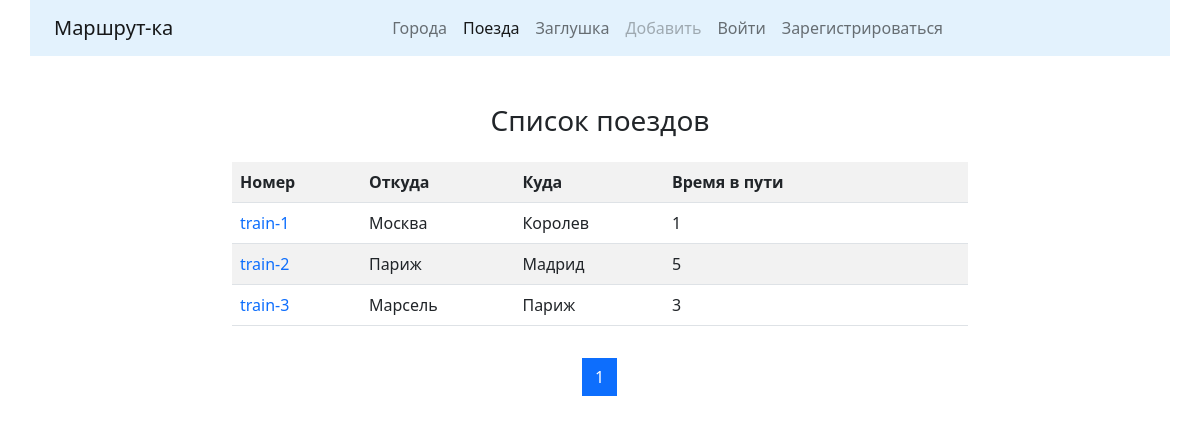
The page /trains/ on the database as committed earlier.
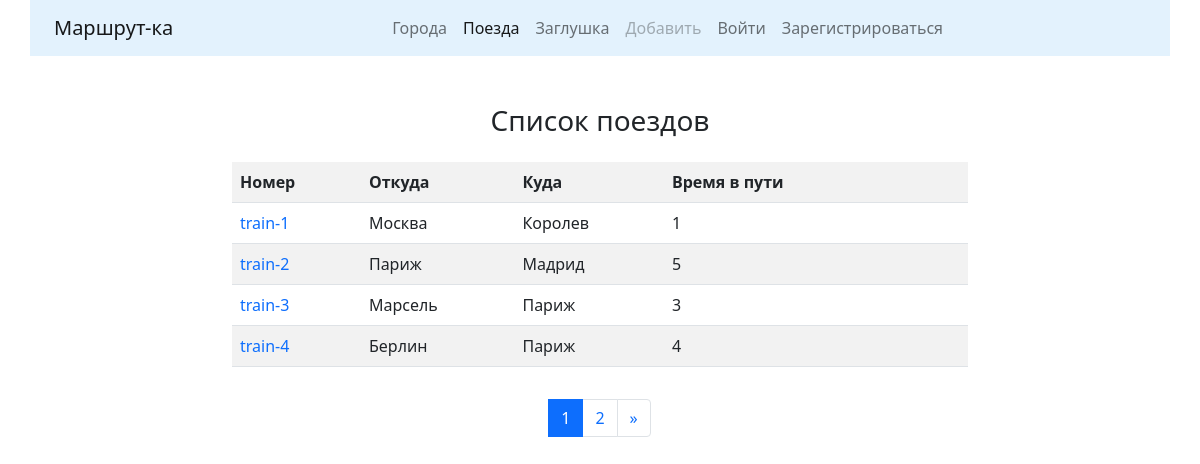
The same page on the database as committed later.
### trains/models.py (models this page shows, shortened)
class Train(models.Model):
    name = models.CharField(max_length=50, unique=True, verbose_name="Номер поезда")
    travel_time = models.PositiveSmallIntegerField(verbose_name="Время в пути")
    departure_city = models.ForeignKey(City, on_delete=models.CASCADE,  # CASCADE - Приудалении данных в одной таблице удаляются и связанные данные в др. таблицах
                                       related_name="departure_city_set",  # Указание имени для набора (множества) экземпляров класса Train
                                       verbose_name="Город отправления"
                                       )
    destination_city = models.ForeignKey("cities.City", on_delete=models.CASCADE,  # К модели City можно обратиться не только импортировав такую модель,
                                         related_name="destination_city_set",  # from .. import City, но и указав напрямую название приложения и имя модели
                                         verbose_name="Город назначения"
                                         )
    class Meta:
        verbose_name = "Поезд"
        verbose_name_plural = "Поезда"
        ordering = ["name"]

### cities/models.py (models this page shows, shortened)
class City(models.Model):
    name = models.CharField(max_length=128, unique=True, verbose_name="Город",)
    def __str__(self):
        return self.name
    class Meta:
        verbose_name = "Город"
        verbose_name_plural = "Города"
        ordering = ["name"]  # Сортировка объектов таблицы по имени

### trains/views.py (the view)
# urls.py: path('', TrainListView.as_view(), name="trains"),
class TrainListView(ListView):
    paginate_by = 4
    model = Train
    template_name = "trains/trains.html"

### trains/templates/trains/trains.html (shortened to what this page needs)
{% extends 'main/base.html' %}
{% block content %}
    <h3 align="center">Список поездов</h3>
    <div class="row">
        <div class="col-md-8 mx-auto my-3">
            <table class="table table-striped">
                <tr>
                    <th>Номер</th>
                    <th>Откуда</th>
                    <th>Куда</th>
                    <th>Время в пути</th>
                    <th>&nbsp;</th>
                    <th>&nbsp;</th>
                </tr>
                {% for object in page_obj %}
                    <tr>
                        <td><a href="{% url 'trains:detail' pk=object.id %}" style="text-decoration:none">{{object.name}}</a></td>
                        <td>{{object.departure_city}}</td>
                        <td>{{object.destination_city}}</td>
                        <td>{{object.travel_time}}</td>
                        {% if user.is_authenticated %}
                            <td><a href="{% url 'trains:update' pk=object.id %}">
                                <button type="submit" class="btn btn-outline-primary">Редактировать</button></a>
                            </td>
                            <td><a href="{% url 'trains:delete' pk=object.id %}">
                                <button type="submit" class="btn btn-outline-danger">Удалить</button></a>
                            </td>
                        {% else %}
                            <td>&nbsp;</td>
                            <td>&nbsp;</td>
                        {% endif %}
                    </tr>
                {% endfor %}
            </table>
        </div>
    </div>
    <nav aria-label="Page navigation example">
        <ul class="pagination justify-content-center">
                {% for page in page_obj.paginator.page_range %}
                    <li class="page-item {% if page == page_obj.number %}active{% endif %}">
                        <a class="page-link" href="?page={{page}}">{{page}}</a>
                    </li>
                {% endfor %}
            <li class="page-item">
                {% if page_obj.has_next %}
                    <a class="page-link" href="?page={{ page_obj.next_page_number }}" aria-label="Next">
                        <span aria-hidden="true">&raquo;</span>
                    </a>
                {% endif %}
            </li>
        </ul>
    </nav>
{% endblock %}

Rows that differ between the two databases and show on the page:
added Train: name "train-4", departure_city "Берлин", destination_city "Париж", travel_time "4"
Other text that changed with them:
new list line: "2"
